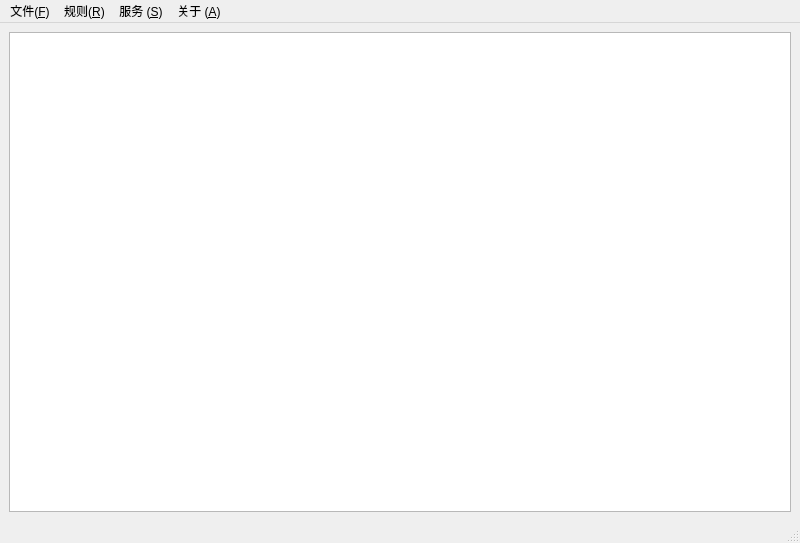
<?xml version="1.0" encoding="UTF-8"?>
<ui version="4.0">
 <class>MainWindow</class>
 <widget class="QMainWindow" name="MainWindow">
  <property name="geometry">
   <rect>
    <x>0</x>
    <y>0</y>
    <width>800</width>
    <height>543</height>
   </rect>
  </property>
  <property name="windowTitle">
   <string>AutoSudoGUI</string>
  </property>
  <widget class="QWidget" name="centralwidget">
   <layout class="QVBoxLayout" name="verticalLayout">
    <item>
     <widget class="QTableWidget" name="tbRules"/>
    </item>
   </layout>
  </widget>
  <widget class="QMenuBar" name="menubar">
   <property name="geometry">
    <rect>
     <x>0</x>
     <y>0</y>
     <width>800</width>
     <height>21</height>
    </rect>
   </property>
   <widget class="QMenu" name="menuFile">
    <property name="title">
     <string>文件(&amp;F)</string>
    </property>
    <addaction name="separator"/>
    <addaction name="acExit"/>
   </widget>
   <widget class="QMenu" name="menuRule">
    <property name="title">
     <string>规则(&amp;R)</string>
    </property>
    <addaction name="acRefreshRule"/>
    <addaction name="separator"/>
    <addaction name="acNewRule"/>
    <addaction name="acDeleteRule"/>
   </widget>
   <widget class="QMenu" name="menuSrv">
    <property name="title">
     <string>服务 (&amp;S)</string>
    </property>
    <addaction name="acSvcRestart"/>
    <addaction name="separator"/>
    <addaction name="acSvcTmpDisable"/>
   </widget>
   <widget class="QMenu" name="menuAbout">
    <property name="title">
     <string>关于 (&amp;A)</string>
    </property>
    <addaction name="acAbout"/>
    <addaction name="acAboutQt"/>
   </widget>
   <addaction name="menuFile"/>
   <addaction name="menuRule"/>
   <addaction name="menuSrv"/>
   <addaction name="menuAbout"/>
  </widget>
  <widget class="QStatusBar" name="statusBar"/>
  <action name="acExit">
   <property name="text">
    <string>退出(&amp;X)</string>
   </property>
  </action>
  <action name="acRefreshRule">
   <property name="text">
    <string>刷新(F5)</string>
   </property>
  </action>
  <action name="acNewRule">
   <property name="text">
    <string>新建(&amp;N)</string>
   </property>
  </action>
  <action name="acDeleteRule">
   <property name="text">
    <string>删除 (&amp;D)</string>
   </property>
  </action>
  <action name="acSvcRestart">
   <property name="text">
    <string>重启 (&amp;R)</string>
   </property>
  </action>
  <action name="acSvcTmpDisable">
   <property name="text">
    <string>临时禁用 (&amp;D)</string>
   </property>
  </action>
  <action name="acAbout">
   <property name="text">
    <string>关于 (&amp;A)</string>
   </property>
  </action>
  <action name="acAboutQt">
   <property name="text">
    <string>关于 &amp;Qt</string>
   </property>
  </action>
 </widget>
 <resources/>
 <connections/>
</ui>
